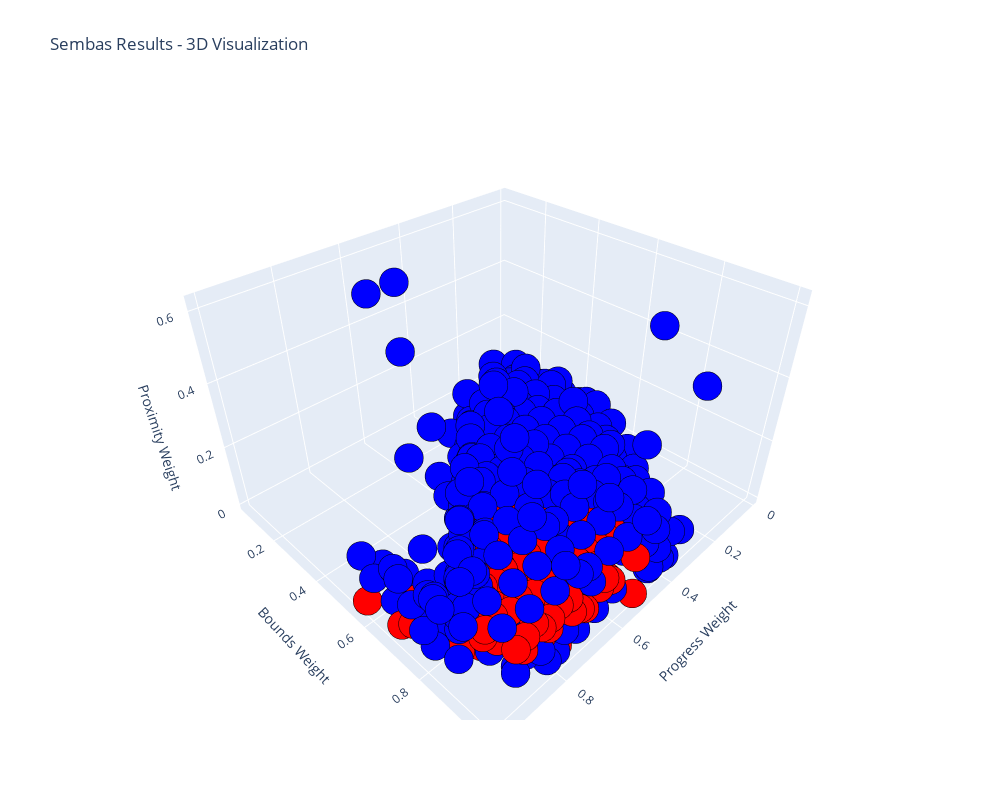
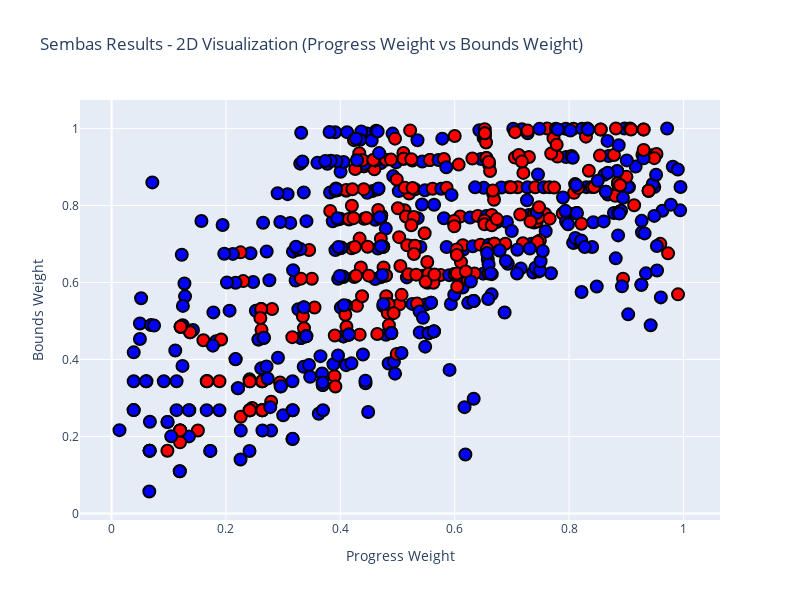
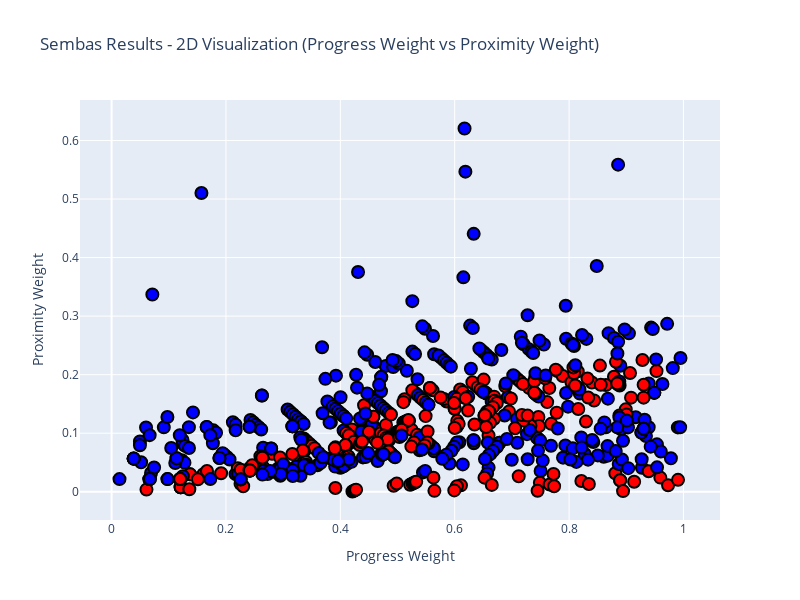
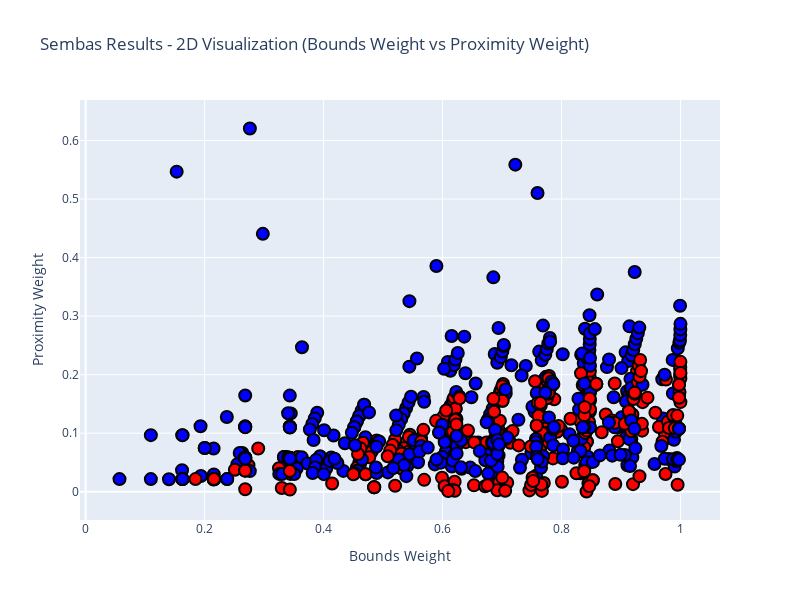

The notebook cell these images were saved under, in order:
### Code cell
import json
import plotly.graph_objects as go

def plot_sembas_results(file):
    """
    Simple 3D scatter plot using Plotly - automatically loads results.json
    """
    # Load data from JSON file
    with open(file, 'r') as f:
        data = json.load(f)
    
    coords = data["requests"]
    results = data["results"]
    
    # Extract coordinates
    x = [pt[0] for pt in coords]
    y = [pt[1] for pt in coords]
    z = [pt[2] for pt in coords]
    
    # Create color mapping (0 = red/failed, 1 = blue/successful)
    colors = [1 if res else 0 for res in results]
    
    # Create 3D scatter plot
    fig = go.Figure(data=[go.Scatter3d(
        x=x,
        y=y,
        z=z,
        mode='markers',
        marker=dict(
            size=10,
            color=colors,
            colorscale=[[0, 'red'], [1, 'blue']],
            opacity=1.0,
            line=dict(width=2, color='black')
        ),
        text=[f'Point {i+1}<br>{"Successful" if res else "Failed"}<br>({x[i]:.2f}, {y[i]:.2f}, {z[i]:.2f})'
              for i, res in enumerate(results)],
        hoverinfo='text'
    )])
    
    # Update layout
    fig.update_layout(
        title='Sembas Results - 3D Visualization',
        scene=dict(
            xaxis_title='Progress Weight',
            yaxis_title='Bounds Weight',
            zaxis_title='Proximity Weight'
        ),
        width=1000,
        height=800
    )
    
    fig.show()

def plot_sembas_2d(file, dim1=0, dim2=1):
    """
    2D scatter plot using Plotly - extract 2 dimensions of your choosing
    
    Parameters:
    file: JSON file path
    dim1: First dimension index (0=Progress Weight, 1=Bounds Weight, 2=Proximity Weight)
    dim2: Second dimension index (0=Progress Weight, 1=Bounds Weight, 2=Proximity Weight)
    """
    # Load data from JSON file
    with open(file, 'r') as f:
        data = json.load(f)
    
    coords = data["requests"]
    results = data["results"]
    
    # Dimension labels
    dim_labels = ['Progress Weight', 'Bounds Weight', 'Proximity Weight']
    
    # Validate dimension indices
    if dim1 not in [0, 1, 2] or dim2 not in [0, 1, 2]:
        raise ValueError("Dimension indices must be 0, 1, or 2")
    
    if dim1 == dim2:
        raise ValueError("Dimension indices must be different")
    
    # Extract chosen dimensions
    x = [pt[dim1] for pt in coords]
    y = [pt[dim2] for pt in coords]
    
    # Create color mapping (0 = red/failed, 1 = blue/successful)
    colors = [1 if res else 0 for res in results]
    
    # Create 2D scatter plot
    fig = go.Figure(data=[go.Scatter(
        x=x,
        y=y,
        mode='markers',
        marker=dict(
            size=12,
            color=colors,
            colorscale=[[0, 'red'], [1, 'blue']],
            opacity=1.0,
            line=dict(width=2, color='black')
        ),
        text=[f'Point {i+1}<br>{"Successful" if res else "Failed"}<br>{dim_labels[dim1]}: {x[i]:.2f}<br>{dim_labels[dim2]}: {y[i]:.2f}'
              for i, res in enumerate(results)],
        hoverinfo='text'
    )])
    
    # Update layout
    fig.update_layout(
        title=f'Sembas Results - 2D Visualization ({dim_labels[dim1]} vs {dim_labels[dim2]})',
        xaxis_title=dim_labels[dim1],
        yaxis_title=dim_labels[dim2],
        width=800,
        height=600,
        showlegend=False
    )
    
    fig.show()

if __name__ == "__main__":
    # Example usage:

    file = 'scalar_full_collision_test.json' # Volume: 0.1480389491275113, points: 667
    plot_sembas_results(file)  # 3D plot
    
    # 2D plots - choose any two dimensions:
    plot_sembas_2d(file, dim1=0, dim2=1)  # Progress vs Bounds
    plot_sembas_2d(file, dim1=0, dim2=2)  # Progress vs Proximity
    plot_sembas_2d(file, dim1=1, dim2=2)  # Bounds vs Proximity

### Figure 1 — Plotly figure (JSON) as saved in the notebook; plotly's stock layout.template omitted (floating-point values rounded to 4 significant figures; data arrays with more than 128 entries replaced by an {"elided": "..."} marker saying what was removed)
{"data": [{"hoverinfo": "text", "marker": {"color": {"elided": "667 int values"}, "colorscale": [[0, "red"], [1, "blue"]], "line": {"color": "black", "width": 2}, "opacity": 1, "size": 10}, "mode": "markers", "text": {"elided": "667 str values"}, "type": "scatter3d", "x": {"elided": "667 float values"}, "y": {"elided": "667 float values"}, "z": {"elided": "667 float values"}}], "layout": {"height": 800, "scene": {"xaxis": {"title": {"text": "Progress Weight"}}, "yaxis": {"title": {"text": "Bounds Weight"}}, "zaxis": {"title": {"text": "Proximity Weight"}}}, "title": {"text": "Sembas Results - 3D Visualization"}, "width": 1000}}

### Figure 2 — Plotly figure (JSON) as saved in the notebook; plotly's stock layout.template omitted (floating-point values rounded to 4 significant figures; data arrays with more than 128 entries replaced by an {"elided": "..."} marker saying what was removed)
{"data": [{"hoverinfo": "text", "marker": {"color": {"elided": "667 int values"}, "colorscale": [[0, "red"], [1, "blue"]], "line": {"color": "black", "width": 2}, "opacity": 1, "size": 12}, "mode": "markers", "text": {"elided": "667 str values"}, "type": "scatter", "x": {"elided": "667 float values"}, "y": {"elided": "667 float values"}}], "layout": {"height": 600, "showlegend": false, "title": {"text": "Sembas Results - 2D Visualization (Progress Weight vs Bounds Weight)"}, "width": 800, "xaxis": {"title": {"text": "Progress Weight"}}, "yaxis": {"title": {"text": "Bounds Weight"}}}}

### Figure 3 — Plotly figure (JSON) as saved in the notebook; plotly's stock layout.template omitted (floating-point values rounded to 4 significant figures; data arrays with more than 128 entries replaced by an {"elided": "..."} marker saying what was removed)
{"data": [{"hoverinfo": "text", "marker": {"color": {"elided": "667 int values"}, "colorscale": [[0, "red"], [1, "blue"]], "line": {"color": "black", "width": 2}, "opacity": 1, "size": 12}, "mode": "markers", "text": {"elided": "667 str values"}, "type": "scatter", "x": {"elided": "667 float values"}, "y": {"elided": "667 float values"}}], "layout": {"height": 600, "showlegend": false, "title": {"text": "Sembas Results - 2D Visualization (Progress Weight vs Proximity Weight)"}, "width": 800, "xaxis": {"title": {"text": "Progress Weight"}}, "yaxis": {"title": {"text": "Proximity Weight"}}}}

### Figure 4 — Plotly figure (JSON) as saved in the notebook; plotly's stock layout.template omitted (floating-point values rounded to 4 significant figures; data arrays with more than 128 entries replaced by an {"elided": "..."} marker saying what was removed)
{"data": [{"hoverinfo": "text", "marker": {"color": {"elided": "667 int values"}, "colorscale": [[0, "red"], [1, "blue"]], "line": {"color": "black", "width": 2}, "opacity": 1, "size": 12}, "mode": "markers", "text": {"elided": "667 str values"}, "type": "scatter", "x": {"elided": "667 float values"}, "y": {"elided": "667 float values"}}], "layout": {"height": 600, "showlegend": false, "title": {"text": "Sembas Results - 2D Visualization (Bounds Weight vs Proximity Weight)"}, "width": 800, "xaxis": {"title": {"text": "Bounds Weight"}}, "yaxis": {"title": {"text": "Proximity Weight"}}}}
